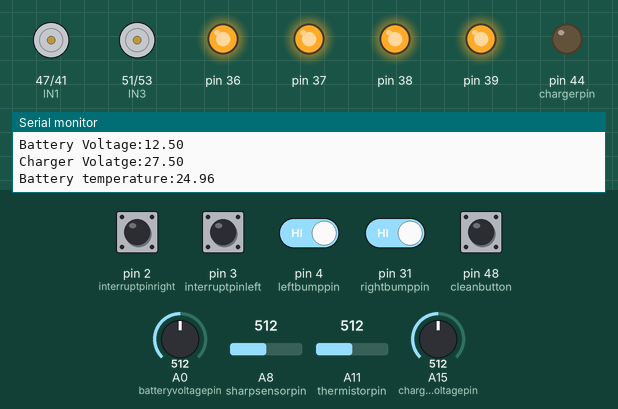
Bench run of a sketch on a simulated Arduino Mega 2560, built with avr-gcc and run on an emulated ATmega2560. On the bench: motor-driver pin pairs drawn as motors (green arrow = first pin HIGH = forward, orange = second pin HIGH = backward, longer = more drive, scaled by the enable pin), output pins drawn as LEDs (lit = HIGH), the last lines printed to the serial monitor. The inputs (shaded band) are chosen by the test bench; at power-on: pin 2 (interruptpinright), pin 3 (interruptpinleft), pin 4 (leftbumppin), pin 31 (rightbumppin), pin 48 (cleanbutton) HIGH, A0 (batteryvoltagepin) = 512, A15 (chargervoltagepin) = 512, A8 (sharpsensorpin) = 512, A11 (thermistorpin) = 512. Random numbers use the default seed unless the sketch sets one.

Above: at 3.2 s.
3.3 s: A0 (batteryvoltagepin) set to 726
5.7 s: A0 (batteryvoltagepin) set to 748
At 8.4 s:
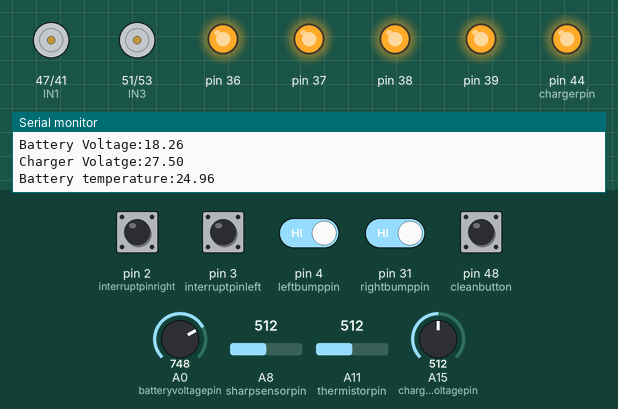
9.1 s: A15 (chargervoltagepin) set to 82
14.2 s: A15 (chargervoltagepin) set to 67
At 16.4 s:
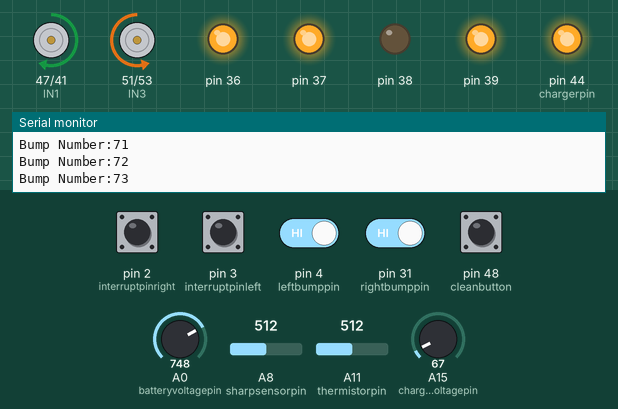
16.8 s: pin 4 (leftbumppin) driven LOW and pin 31 (rightbumppin) driven LOW
At 18.0 s:
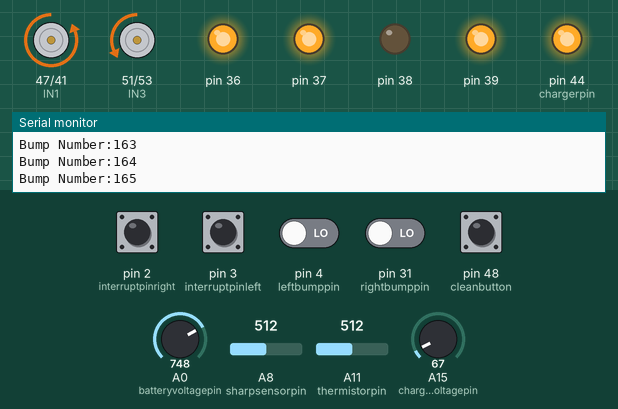
18.7 s: pin 4 (leftbumppin) driven HIGH
At 47.4 s:
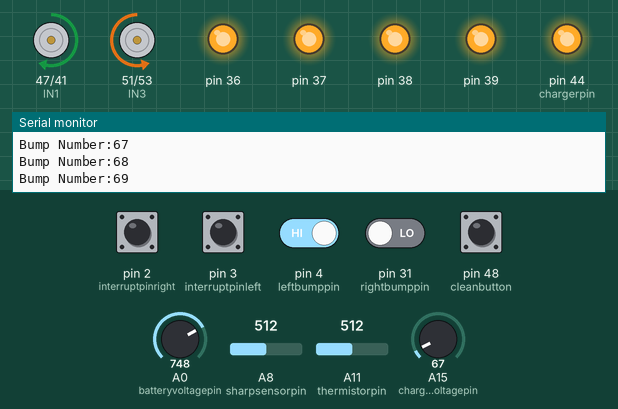
Timing chart, 0 to 47.9 s (numbered marks = the images above; inputs shaded):
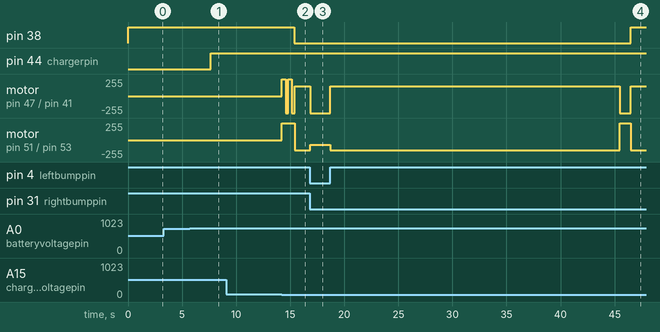

The sketch:

robot_v1.ino
```cpp
/*
  Roomba 4000 board Arduino Conversation project
  Materials;
  Arduino Mega
  L298D Motor Driver
  IR Sensor
  Relay module
  Several resistors,transistÄ±rs vs.

  Pinout of Arduinone Mega;

  Analog Pins
  A0 Main Voltage Sensor
  A15 Charger Voltage Sensor
  A11 Thermistor
  A8 Sharp IR Wall Sensor

  Motor Driver Pins
  53 IN4
  51 IN3
  41 IN2
  47 IN1
  6 ENA
  5 ENB

  Bump Sensors
  4 Bump Left
  31 Bump Right

  Speaker
  7 Speaker

  Brush and Fan
  10 Brush PWM
  11 Side Brush PWM
  12 Fan PWM

  IR Remote
  22 IR Remote Sensor

  Whell Supplies
  2 Whell Encoder Right
  3 Whell Encoder Left
  26 Whell Drop Sensor Right
  50 Whell Drop Sensor Left

  Charging System
  44 Charger Relay

  User Interface
  48 Clean Button
  40 Spot Button
  46 Max Button
  42 Power Button
  39 Clean Led
  36 Spot Led
  37 Max Led
  38 power Led

*/

//Libraries

#include <RBD_Timer.h>
#include <RBD_Light.h>
#include <Button.h>


// Encoder Variables
const byte interruptpinleft = 3;
const byte interruptpinright = 2;
unsigned long revcountleft = 0;
unsigned long revcountright = 0;
unsigned long revcountleftrpm = 0;
unsigned long revcountrightrpm = 0;
float rpmleft = 0;
float rpmright = 0;
unsigned long rpmlastmillis = 0;
int leftwhellvelocity = 0;
int rightwhellvelocity = 0;

//User Interface
#define maxledpin = 37;
#define cleanledpin = 39;
#define powerledpin = 38;
#define spotledpin = 36;
//#define cleanbuttonpin = 48;
#define spotbuttonpin = 40;
#define maxbuttonpin = 46;
#define powerbuttonpin = 42;
unsigned long cleanmaxduration = 7200000;
unsigned long cleanduration = 3600000;

Button cleanbutton = Button(48, HIGH);
Button powerbutton = Button(42, HIGH);

// Led Library

RBD::Light maxled(37);
RBD::Light cleanled(39);
RBD::Light spotled(36);
RBD::Light powerled(38);


//Bump and Sharp Sensor Variables
int leftbumppin = 4;
int rightbumppin = 31;
int sharpsensorpin = A8;
int leftbump = 1;
int rightbump = 1;
int walldistance;
int whelldropleft = 1;
int whelldropright = 1;
int whelldroppinleft = 1;
int whelldroppinright = 1;
Button leftbumpc = Button(4, LOW);
Button rightbumpc = Button(31, LOW);
int bumpnumber=0;


//Battery Variables
int batteryvoltagepin = A0;
int chargervoltagepin = A15;
float vout1 = 0.0;
float vin1 = 0.0;
float vout2 = 0.0;
float vin2 = 0.0;
float R1 = 30000.0;
float R2 = 7500.0;
float R3 = 10000.0;
float R4 = 1000.0;
float batteryvoltage = 0;
float chargervoltage = 0;
int chargerstatus = 0;
float batterytempres = 0;
int minbatterylevel = 0;
int maxbatterylevel = 0;
int maxbatterytemp = 0;
int chargerpin = 44;
float R5 = 10000.00;
int thermistorpin = A11;
int tempnominal = 25;
int bcoefficient = 3950;
int thermistornominal = 10000;
float batterytemp;


//Navigation Parameters

int turntime;

//Movement Variables
int movespeed = 255; // navigation speed
int turnspeed = 200; // turn speed
int ENA = 5;
int ENB = 6;
int IN1 = 47;
int IN2 = 41;
int IN3 = 51;
int IN4 = 53;

//Cleaning Brush
int brushpin = 10; // Brush pin connection
int sidebrushpin = 11; // sidebrush pin connection
int fanpin = 12; // vacuum fan connection


// Wall Follow Variables
int wallbumpnumber=10; // number of bumps for enter wall follow loop
unsigned long wallfollowtime=0; // wall follow timer
int wallfollowtimeset=30000; // Duration of wall following cycle as ms


#define CLEAN 1 // Clean state
#define STANDBY 2 // Standby state, robot start with this state
#define CHARGE 3 // charging state
#define WALLFOLLOW 4 //Wall following state

int state=2; // Robot start with standby state


void setup() {

  Serial.begin(9600); // Start serial communication for debugging
  digitalWrite(IN1, LOW);
  digitalWrite(IN2, LOW);
  digitalWrite(IN3, LOW);
  digitalWrite(IN4, LOW);
  analogWrite(ENA, 0);
  analogWrite(ENB, 0);

  digitalWrite(brushpin, LOW); // Set pin as LOW at startup
  digitalWrite(sidebrushpin, LOW); // Set pin as LOW at startup
  digitalWrite(fanpin, LOW); // Set pin as LOW at startup
  pinMode(leftbump, INPUT);
  pinMode(rightbump, INPUT);
  pinMode(whelldroppinleft, INPUT);
  pinMode(whelldroppinright, INPUT);

  pinMode(chargerpin, OUTPUT);

 // pinMode(brushpin, OUTPUT);
 // pinMode(sidebrushpin, OUTPUT);
 // pinMode(fanpin, OUTPUT);

  pinMode(ENA, OUTPUT);
  pinMode(ENB, OUTPUT);
  pinMode(IN1, OUTPUT);
  pinMode(IN2, OUTPUT);
  pinMode(IN3, OUTPUT);
  pinMode(IN4, OUTPUT);

  pinMode(interruptpinleft, INPUT_PULLUP); // Left wheel encoder
  pinMode(interruptpinright, INPUT_PULLUP); // Right whell encoder
  attachInterrupt(digitalPinToInterrupt(interruptpinleft), countleft, RISING );
  attachInterrupt(digitalPinToInterrupt(interruptpinright), countright, RISING );

 //rightbumpc.setDebounceDelay(1);
 //leftbumpc.setDebounceDelay(1);


  maxled.on();  // all leds are on position)
  spotled.on();
  cleanled.on();
  powerled.on();
  batterycheck();
  Serial.println("Roomba is starting");
  Serial.print("Battery Voltage="); //it shows battery voltage and battery temperature at startup
  Serial.println(batteryvoltage);
  Serial.print("Battery Temperature");
  Serial.println(batterytemp); //it shows battery voltage and battery temperature at startup


  delay(2000);


}

void loop()
{
  //cleanbutton.listen();
  //leftbumpc.listen();
  //rightbumpc.listen();
  batterycheck();
  updatesensor();
  maxled.update();
  powerled.update();
  cleanled.update();
  spotled.update();
if (cleanbutton.isPressed())
{
    state=2;
  }
else {
  if (bumpnumber>wallbumpnumber)
    {
      state=4;

    }
    else
    {
      state=1;
    }
 }

if (chargervoltage>4 or batteryvoltage<13)//batteryvoltage menor a 13V se considera descargada
{
  state=3;
}


 //Serial.print("State:");
//Serial.println(state);
 // delay(100);

  switch (state)
  {
    /*case SLEEP:
      break;
*/

    case 2:
      standby(); // wait for state change from user interface or ir remote
      break;


    case 1:
      cleanled.blink(1000, 1000);
      updatesensor();

      navigation();
      break;
/*

    case CLEANMAX:
      maxled.blink(1000, 1000);
      navigation();
      break;


    case SPOT:
    spotled.blink(1000,1000);
      break;

*/
    case 4:
    wallfollowtime=millis();

 while(millis()<wallfollowtime+wallfollowtimeset)
    {
      cleanled.update();
      cleanled.blink(1000, 1000);
  //cleanbutton.listen();
  if(cleanbutton.isPressed())
  {
    state=2;
  }
  //leftbumpc.listen();
  //rightbumpc.listen();
  updatesensor();
  wallfollownavigation();

    }

    state=1;
    bumpnumber=0;

break;


    case 3:
      charge();
      powerled.blink(1000,1000);
      break;
/*
    case REMOTECONTROL:
      break;

    case FINDCHARGER:
      break;
*/
  }


}


void navigation()

{

 updatesensor();

    digitalWrite(brushpin, HIGH);
    digitalWrite(sidebrushpin, HIGH);
    digitalWrite(fanpin, HIGH);

    if (leftbump == LOW and rightbump == LOW)
    {
      forward();
    }
    else if (leftbump == LOW and rightbump == HIGH)
    {
      turnleft90();
    }
    else if (leftbump == HIGH and rightbump == LOW)
    {
      turnright90();
    }
    else if (leftbump == HIGH and rightbump == HIGH)
    {
      reverse();
    }
  }


void wallfollownavigation()
{
updatesensor();
digitalWrite(brushpin, HIGH);
    digitalWrite(sidebrushpin, HIGH);
    digitalWrite(fanpin, HIGH);
  if(leftbump==LOW and rightbump==LOW)
  {
    wallforward();
  }
 else if (leftbump==HIGH or rightbump==HIGH)
    {
      turnleft10();
    }
}


void countleft()
{
  revcountleft++;
  revcountleftrpm++;
}
void countright()
{
  revcountright++;
  revcountrightrpm ++;
}
void batterycheck()
{

  //Temperature of Battery
  batterytempres = analogRead(thermistorpin);
  batterytempres = (1023 / batterytempres)  - 1;
  batterytempres = R5 / batterytempres;

  batterytemp = batterytempres / thermistornominal;     // (R/Ro)
  batterytemp = log(batterytemp);                  // ln(R/Ro)
  batterytemp /= bcoefficient;                   // 1/B * ln(R/Ro)
  batterytemp += 1.0 / (tempnominal + 273.15); // + (1/To)
  batterytemp = 1.0 / batterytemp;                 // Invert
  batterytemp -= 273.15;                         // convert to C

  //Voltage of Battery
  vin1 = analogRead(batteryvoltagepin);
  vout1 = (vin1 * 5.00) / 1024.0;
  batteryvoltage = vout1 / (R2 / (R1 + R2));

  //Voltage of Charger Input
  vin2 = analogRead(chargervoltagepin);
  vout2 = (vin2 * 5.00) / 1024.0;
  chargervoltage = vout2 / (R4 / (R3 + R4));

  //Status of Charger


}

void updatesensor()

{

  //leftbumpc.listen();
  //rightbumpc.listen();
  leftbump = digitalRead(leftbumppin);
  rightbump = digitalRead(rightbumppin);
  walldistance = analogRead(sharpsensorpin);
  whelldropleft = digitalRead(whelldroppinleft);
  whelldropright = digitalRead(whelldroppinright);

    if (rightbumpc.isPressed() or leftbumpc.isPressed())
  {
  bumpnumber++;
  Serial.print("Bump Number:");
  Serial.println(bumpnumber);

  }


}


void forward()
{ digitalWrite(IN1, LOW);
  digitalWrite(IN2, HIGH);
  digitalWrite(IN3, LOW);
  digitalWrite(IN4, HIGH);
  analogWrite(ENA, movespeed);
  analogWrite(ENB, movespeed);

}

void wallforward()
{

  digitalWrite(IN1, LOW);
  digitalWrite(IN2, HIGH);
  digitalWrite(IN3, LOW);
  digitalWrite(IN4, HIGH);
  analogWrite(ENA, 255);
  analogWrite(ENB, 70);

}

void turnleft90()
{


  digitalWrite(IN1, HIGH);
  digitalWrite(IN2, LOW);
  digitalWrite(IN3, LOW);
  digitalWrite(IN4, HIGH);
  analogWrite(ENA, movespeed);
  analogWrite(ENB, movespeed);
 delay(turntime);

}

void turnright90()
{
  digitalWrite(IN1, LOW);
  digitalWrite(IN2, HIGH);
  digitalWrite(IN3, HIGH);
  digitalWrite(IN4, LOW);
  analogWrite(ENA, movespeed);
  analogWrite(ENB, movespeed);
 // Serial.print("RIGHT");
    delay(turntime);
}
void turnleft10()
{
    digitalWrite(IN1, HIGH);
  digitalWrite(IN2, LOW);
  digitalWrite(IN3, LOW);
  digitalWrite(IN4, HIGH);
  analogWrite(ENA, 150);
  analogWrite(ENB, 150);
 delay(1);

}
void turnright10()
{
  digitalWrite(IN1, LOW);
  digitalWrite(IN2, HIGH);
  digitalWrite(IN3, HIGH);
  digitalWrite(IN4, LOW);
  analogWrite(ENA, movespeed);
  analogWrite(ENB, movespeed);
  Serial.print("RIGHT");
  delay(10);
}

void reverse()
{

  digitalWrite(IN1, HIGH);
  digitalWrite(IN2, LOW);
  digitalWrite(IN3, HIGH);
  digitalWrite(IN4, LOW);
  analogWrite(ENA, movespeed);
  analogWrite(ENB, movespeed);
  delay(350);
  //turn right
  turntime = random(200, 900);
  digitalWrite(IN1, LOW);
  digitalWrite(IN2, HIGH);
  digitalWrite(IN3, HIGH);
  digitalWrite(IN4, LOW);
  analogWrite(ENA, movespeed);
  analogWrite(ENB, movespeed);
  delay(turntime);
}


void charge()

{
  powerled.blink(1000, 1000);
  unsigned long chargetime = millis;

  if (millis - chargetime > 9000000 or batterytemp>46 or batteryvoltage>18)

  {
    Serial.println("Charging finished by time or voltage or temperature");
    delay(1000);
    state = 2;
  }
  if (chargervoltage > 2 and batteryvoltage < 18)
  {
    digitalWrite(chargerpin, LOW);
  }
  else
  {
    digitalWrite(chargerpin, HIGH);
    state = 2;
  }

  Serial.println("State is charging");
  Serial.print("Battery Voltage:");
  Serial.println(batteryvoltage);
  Serial.print("Charger Volatge:" );
  Serial.println(chargervoltage);
  Serial.print("Battery temperature:" );
  Serial.println(batterytemp);
  delay(1500);
}


void standby()
{
  maxled.off();
  spotled.off();
  cleanled.off();
  powerled.on();

  digitalWrite(IN1, LOW);
  digitalWrite(IN2, LOW);
  digitalWrite(IN3, LOW);
  digitalWrite(IN4, LOW);
  analogWrite(ENA, 0);
  analogWrite(ENB, 0);

  digitalWrite(brushpin, LOW);
  digitalWrite(sidebrushpin, LOW);
  digitalWrite(fanpin, LOW);

}
```

Measured:
- the behaviour switches between 737 and 738 on A0 (batteryvoltagepin) (found by bisection; images 0 and 1)
- the behaviour switches between 75 and 74 on A15 (chargervoltagepin) (found by bisection; images 1 and 2)
- after the input at 5.7 s, pin 44 (chargerpin): LOW → HIGH after 1.9 s
- after the input at 14.2 s, pin 38: HIGH → LOW after 1.2 s; motor on pin 47 (IN1) / pin 41 (IN2): stopped → forward 255/255 at once, → backward 255/255 0.35 s later, → forward 255/255 0.21 s later, → backward 255/255 0.35 s later, … (5 changes in this stretch)
- after the input at 16.8 s, motor on pin 47 (IN1) / pin 41 (IN2): forward 150/255 → backward 255/255 after 0.05 s; motor on pin 51 (IN3) / pin 53 (IN4): backward 150/255 → backward 70/255 after 0.05 s
- after the input at 18.7 s, pin 38: LOW → HIGH after 27.8 s; motor on pin 47 (IN1) / pin 41 (IN2): backward 255/255 → forward 150/255 at once, → backward 255/255 26.7 s later, → forward 150/255 1.0 s later
